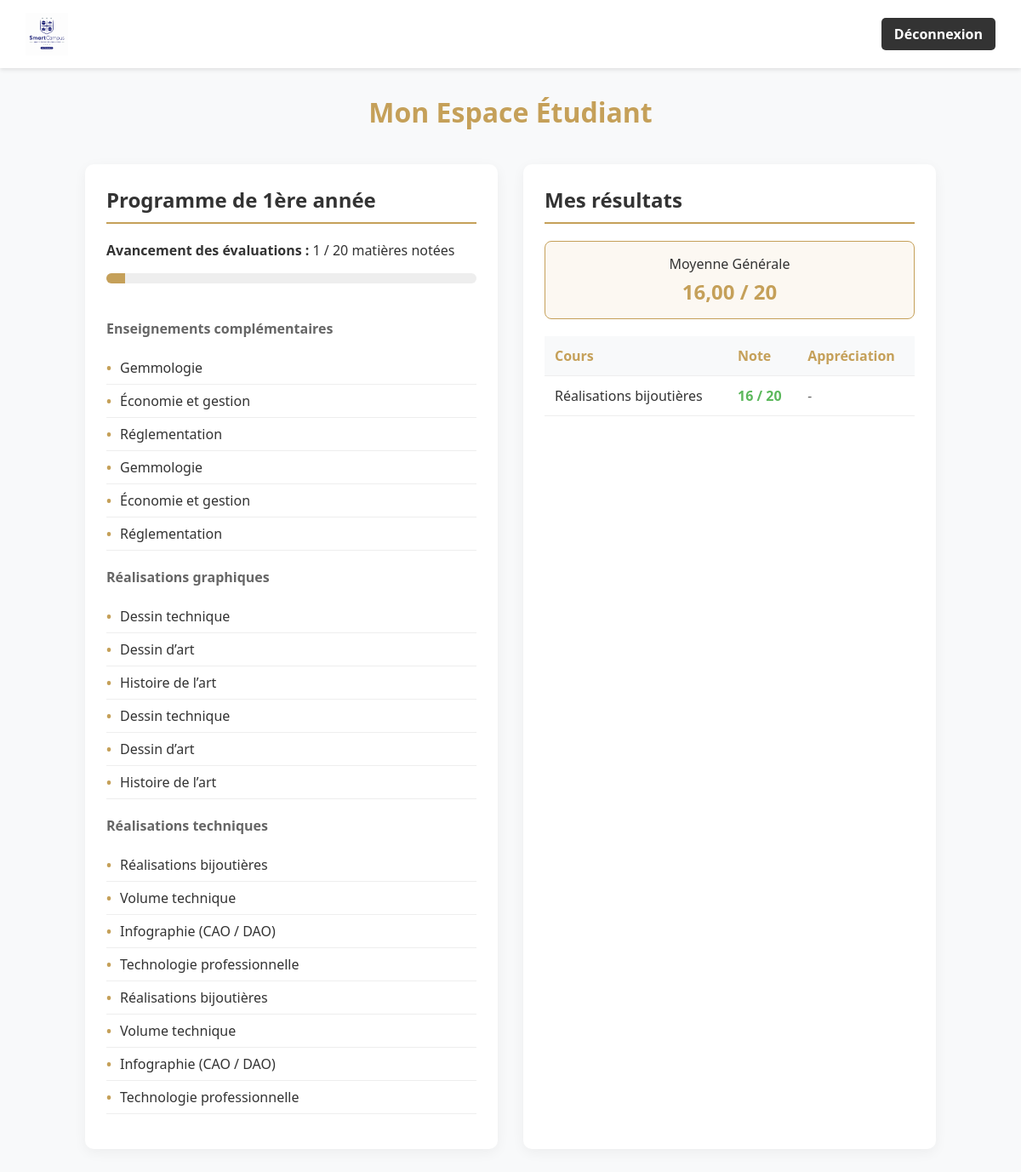
Screenshot of /dashboard_etudiant.php (signed in) with the database file from the repository.
### tables this page shows
CREATE TABLE cours (
        id INTEGER PRIMARY KEY AUTOINCREMENT,
        titre TEXT NOT NULL,
        categorie TEXT NOT NULL,
        description TEXT
    );

### dashboard_etudiant.php (the view, shortened to what this page needs)
<?php
require_once 'db.php';
$requete_prog = $db->query("SELECT * FROM cours ORDER BY categorie");
$liste_cours = $requete_prog->fetchAll(PDO::FETCH_ASSOC);
$total_cours = count($liste_cours);
$stmt = $db->prepare("
    SELECT cours.titre, notes.valeur_note, notes.commentaire
    FROM notes
    JOIN cours ON notes.cours_id = cours.id
    WHERE notes.etudiant_id = ?
");
$stmt->execute([$_SESSION['utilisateur_id']]);
$mes_notes = $stmt->fetchAll(PDO::FETCH_ASSOC);
$moyenne_generale = 0;
$nombre_notes = count($mes_notes);
$progression_pourcentage = 0;
if ($total_cours > 0) {
    $progression_pourcentage = round(($nombre_notes / $total_cours) * 100);
}
if ($nombre_notes > 0) {
    $somme = 0;
    foreach ($mes_notes as $note) {
        $somme += $note['valeur_note'];
    }
    $moyenne_generale = round($somme / $nombre_notes, 2);
}
?>
<!DOCTYPE html>
<html lang="fr">
<head>
</head>
<body>
    <nav class="navbar">
        <img src="images/logo.jpg" alt="Logo HEJ" class="logo">
        <a href="deconnexion.php" class="btn-deconnexion">Déconnexion</a>
    </nav>
    <h1>Mon Espace Étudiant</h1>
    <div class="container">
        <div class="card">
            <h2>Programme de 1ère année</h2>
            <p><strong>Avancement des évaluations :</strong> <?= $nombre_notes ?> / <?= $total_cours ?> matières notées</p>
            <div class="progress-bar-bg">
                <div class="progress-bar-fill" style="width: <?= $progression_pourcentage ?>%;"></div>
            </div>
            <br>
            <?php
            $categorie_actuelle = '';
            foreach ($liste_cours as $cours):
                if ($cours['categorie'] !== $categorie_actuelle):
                    $categorie_actuelle = $cours['categorie'];
                    echo "<h3>" . htmlspecialchars($categorie_actuelle) . "</h3><ul>";
                endif;
                echo "<li>" . htmlspecialchars($cours['titre']) . "</li>";
                $index = array_search($cours, $liste_cours);
                if (!isset($liste_cours[$index + 1]) || $liste_cours[$index + 1]['categorie'] !== $categorie_actuelle) {
                    echo "</ul>";
                }
            endforeach;
            ?>
        </div>
        <div class="card">
            <h2>Mes résultats</h2>
            <?php if ($nombre_notes > 0): ?>
                <div class="stats-container">
                    <div class="stat-box">
                        Moyenne Générale
                        <span><?= number_format($moyenne_generale, 2, ',', ' ') ?> / 20</span>
                    </div>
                </div>
            <?php endif; ?>
            <?php if (empty($mes_notes)): ?>
                <p>Aucune note enregistrée pour le moment.</p>
            <?php else: ?>
                <table>
    <tr>
        <th>Cours</th>
        <th>Note</th>
        <th>Appréciation</th> </tr>
    <?php foreach ($mes_notes as $note):
        $classe_note = ($note['valeur_note'] >= 10) ? 'note-valide' : 'note-echec';
    ?>
        <tr>
            <td><?= htmlspecialchars($note['titre']) ?></td>
            <td class="<?= $classe_note ?>"><?= htmlspecialchars($note['valeur_note']) ?> / 20</td>
            <td style="font-style: italic; color: #666;">
                <?= !empty($note['commentaire']) ? htmlspecialchars($note['commentaire']) : '-' ?>
            </td>
        </tr>
    <?php endforeach; ?>
</table>
            <?php endif; ?>
        </div>
    </div>
</body>
</html>

### dashboard_etudiant.php (style rules this page uses)
body { font-family: 'Segoe UI', Tahoma, Geneva, Verdana, sans-serif; background-color: #f8f9fa; margin: 0; color: #333; }
.navbar { background-color: white; padding: 15px 30px; box-shadow: 0 2px 5px rgba(0,0,0,0.1); display: flex; justify-content: space-between; align-items: center; }
.navbar img.logo { height: 50px; }
.btn-deconnexion { background-color: #333; color: white; padding: 8px 15px; text-decoration: none; border-radius: 5px; font-weight: bold; transition: background 0.3s; }
.container { max-width: 1000px; margin: 40px auto; padding: 0 20px; display: grid; grid-template-columns: 1fr 1fr; gap: 30px; }
.card { background-color: white; padding: 25px; border-radius: 10px; box-shadow: 0 4px 15px rgba(0, 0, 0, 0.05); }
h1 { text-align: center; color: #C5A059; margin-top: 30px; }
h2 { color: #333; border-bottom: 2px solid #C5A059; padding-bottom: 10px; margin-top: 0; }
h3 { color: #666; font-size: 16px; margin-top: 20px; }
.stats-container { display: flex; gap: 15px; margin-bottom: 20px; }
.stat-box { flex: 1; background-color: #fcf8f2; border: 1px solid #C5A059; padding: 15px; border-radius: 8px; text-align: center; }
.stat-box span { display: block; font-size: 24px; font-weight: bold; color: #C5A059; margin-top: 5px; }
.progress-bar-bg { width: 100%; background-color: #eee; border-radius: 10px; height: 12px; margin-top: 10px; overflow: hidden; }
.progress-bar-fill { background-color: #C5A059; height: 100%; transition: width 0.5s ease-in-out; }
ul { list-style-type: none; padding: 0; }
ul li { padding: 8px 0; border-bottom: 1px solid #eee; }
ul li::before { content: "•"; color: #C5A059; font-weight: bold; display: inline-block; width: 1em; }
table { width: 100%; border-collapse: collapse; margin-top: 15px; }
th, td { padding: 12px; text-align: left; border-bottom: 1px solid #eee; }
th { background-color: #f8f9fa; font-weight: bold; color: #C5A059; }
.note-valide { color: #5cb85c; font-weight: bold; }

### rows the page displays
cours: categorie "Enseignements complémentaires", titre "Gemmologie"
cours: titre "Économie et gestion"
cours: titre "Réglementation"
cours: titre "Gemmologie"
cours: titre "Économie et gestion"
cours: titre "Réglementation"
cours: categorie "Réalisations graphiques", titre "Dessin technique"
cours: titre "Dessin d’art"
cours: titre "Histoire de l’art"
cours: titre "Dessin technique"
cours: titre "Dessin d’art"
cours: titre "Histoire de l’art"
cours: categorie "Réalisations techniques", titre "Réalisations bijoutières", valeur_note "16"
cours: titre "Volume technique"
cours: titre "Infographie (CAO / DAO)"
cours: titre "Technologie professionnelle"
cours: titre "Réalisations bijoutières"
cours: titre "Volume technique"
cours: titre "Infographie (CAO / DAO)"
cours: titre "Technologie professionnelle"

### other values shown
$nombre_notes "1"
$total_cours "20"
$moyenne_generale "16,00"
